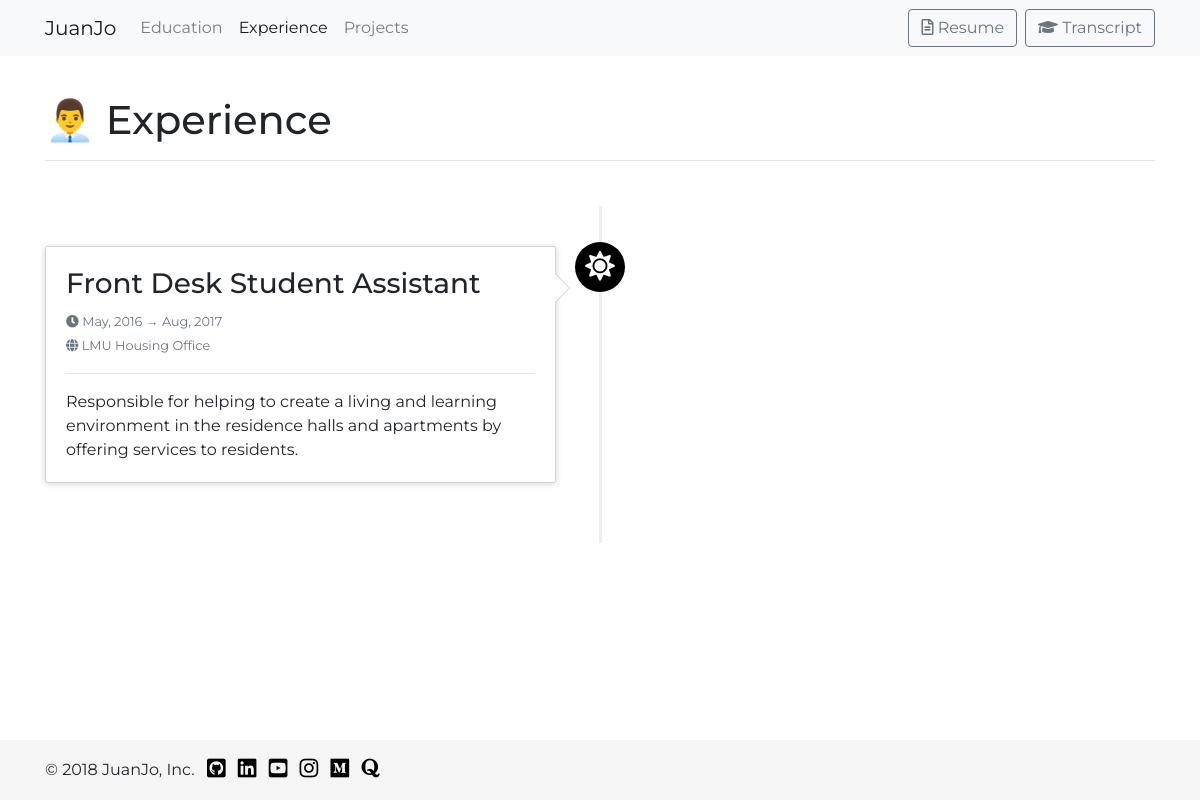
The app's page /experience, older data.
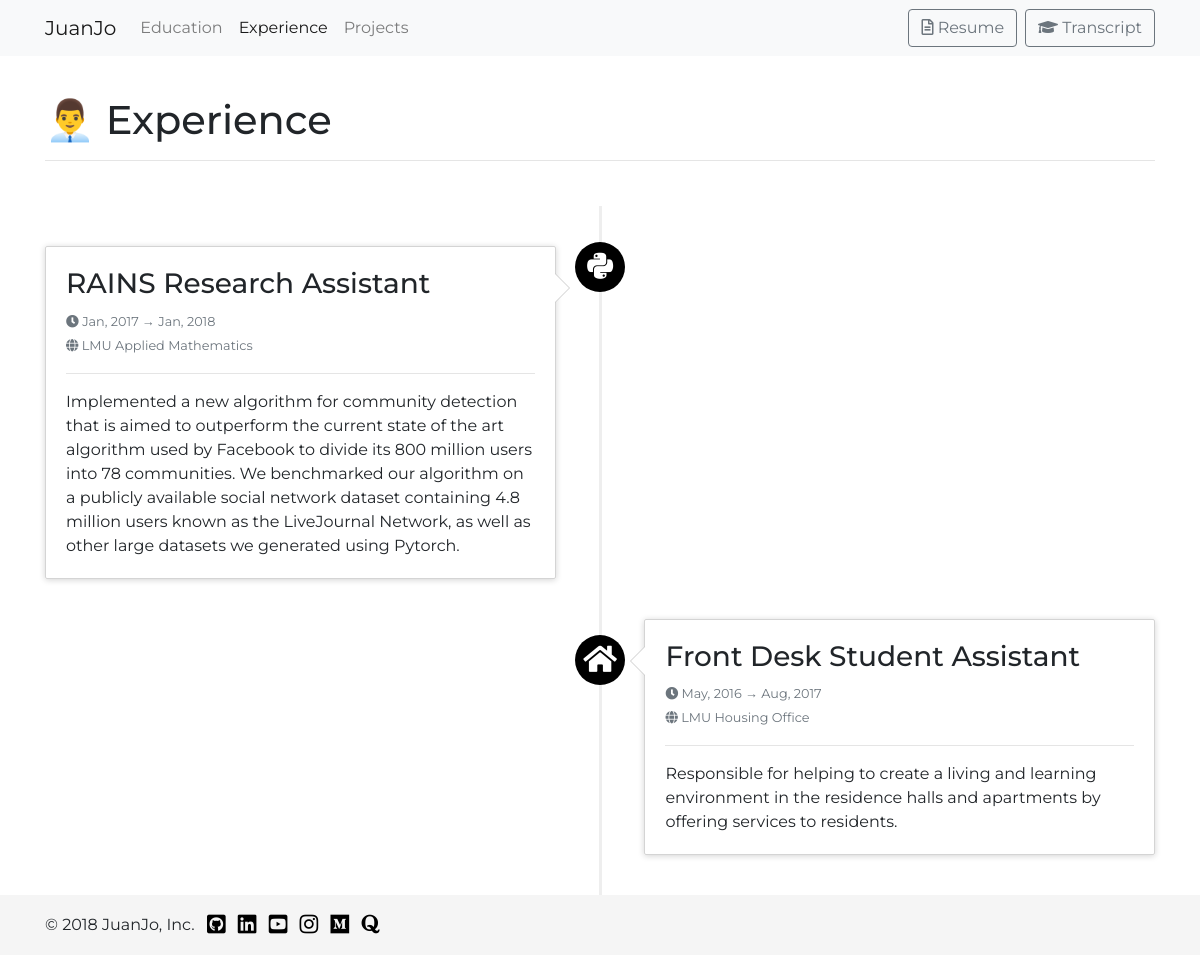
The same page, newer data.
### portfolio/models.py (models this page shows, shortened)
class Experience(models.Model):
    title = models.CharField(max_length=32)
    content = models.TextField()
    from_date = models.DateField()
    to_date = models.DateField()
    location = models.CharField(max_length=32)
    icon = models.CharField(max_length=32, default="fas fa-sun")

### portfolio/views.py (the view)
# urls.py: path("experience", views.experience, name='experience'),
def experience(request):
    context = {
        "experiences": Experience.objects.order_by('from_date').reverse(),
        "nbar": "experience"
    }
    return render(request, "portfolio/experience.html", context)

### portfolio/templates/portfolio/experience.html
{% extends "portfolio/navbar.html" %}
{% block title %}👨‍💼 Experience{% endblock %}
{% block content %}
    <ul class="timeline">
    {% for experience in experiences %}
      <li class="timeline{% if forloop.counter|divisibleby:2 %}-inverted{% endif %}">
        <div class="timeline-badge primary"><i class="{{ experience.icon }} fa-lg"></i></div>
        <div class="timeline-panel">
            <div class="timeline-heading">
              <h3 class="timeline-title">{{ experience.title }}</h3>
              <p>
                <small class="text-muted"><i class="fas fa-clock"></i> {{ experience.from_date|date:'M, Y' }} → {{ experience.to_date|date:'M, Y' }}</small><br>
                <small class="text-muted"><i class="fas fa-globe"></i> {{ experience.location }} </small>
              </p>
              <hr>
            </div>
            <div class="timeline-body">
              <p>{{ experience.content }}</p>
            </div>
        </div>
    </li>
    {% endfor %}
  </ul>
{% endblock %}

### portfolio/templates/portfolio/navbar.html (shortened to what this page needs)
{% extends "portfolio/base.html" %}
{% block styles %}
  {% load static %}
  <link rel="stylesheet" href="{% static 'portfolio/styles.css' %}" />
  {% load static %}
  <link rel="stylesheet" href="{% static 'portfolio/timeline.css' %}" />
{% endblock %}
{% block navbar %}
<nav class="navbar navbar-expand-lg navbar-light bg-light">
  <div class="container">
    <a class="navbar-brand" href="{% url 'index' %}">JuanJo</a>
    <div class="collapse navbar-collapse" id="navbarSupportedContent">
      <ul class="navbar-nav mr-auto">
        <li class="nav-item {% if nbar == 'education' %}active{% endif %}">
          <a class="nav-link" href="{% url 'education' %}">Education</a>
        </li>
        <li class="nav-item {% if nbar == 'experience' %}active{% endif %}">
          <a class="nav-link" href="{% url 'experience' %}">Experience</a>
        </li>
        <li class="nav-item {% if nbar == 'projects' %}active{% endif %}">
          <a class="nav-link" href="{% url 'projects' %}">Projects</a>
        </li>
      </ul>
      <a href="resume"><button class="btn btn-outline-secondary my-2 my-sm-0"><i class="far fa-file-alt"></i> Resume</button></a>&ensp;
      <a href="transcript"><button class="btn btn-outline-secondary my-2 my-sm-0"><i class="fas fa-graduation-cap"></i> Transcript</button></a>
    </div>
  </div>
</nav>
{% endblock %}
{% block body %}
<div class="container">
  <div class="page-header">
    <h1>
      {% block title %}{% endblock %}
    </h1>
    <hr>
  </div>
  {% block content %} {% endblock %}
</div>
{% endblock %}
{% block footer %}
<footer class="footer">
  <div class="container">
      <p>&copy; 2018 JuanJo, Inc.&ensp;
          <a href="https://github.com/juanjoneri"><i class="fab fa-github-square fa-lg"></i></a>&ensp;
          <a href="https://www.linkedin.com/in/juanjoneri"><i class="fab fa-linkedin fa-lg"></i></a>&ensp;
          <a href="https://www.youtube.com/channel/UCGlZanVS95DZZDMcRDfK7TQ/videos?shelf_id=0&view=15&sort=dd"><i class="fab fa-youtube-square fa-lg"></i></a>&ensp;
          <a href="https://www.instagram.com/juanjo.neri/?hl=en"><i class="fab fa-instagram fa-lg"></i></a>&ensp;
          <a href="https://medium.com/@juanjo.neri"><i class="fab fa-medium fa-lg"></i></a>&ensp;
          <a href="https://www.quora.com/profile/Juan-Neri-2"><i class="fab fa-quora fa-lg"></i></a>
      </p>
  </div>
</footer>
{% endblock %}

### portfolio/templates/portfolio/base.html (shortened to what this page needs)
<!DOCTYPE html>
<html lang="en">
<head>
  <link rel="stylesheet" href="https://maxcdn.bootstrapcdn.com/bootstrap/4.0.0/css/bootstrap.min.css">
  <link rel="stylesheet" href="https://use.fontawesome.com/releases/v5.0.13/css/all.css">
  {% block styles %}{% endblock %}
</head>
<body>
  {% block navbar %}{% endblock %}
  {% block body %}{% endblock %}
  {% block footer %}{% endblock %}
</body>
</html>

### portfolio/static/portfolio/styles.css (style rules this page uses)
html { position: relative; min-height: 100%; }
body { font-family: montserrat, sans-serif; margin-bottom: 60px; }
div.page-header { padding-bottom: 9px; margin: 40px 0 20px; margin-top: 40px; margin-right: 0px; margin-bottom: 20px; margin-left: 0px; }
.footer { position: absolute; bottom: 0; width: 100%; height: 60px; line-height: 60px; background-color: #f5f5f5; }
a { color: black; }

### portfolio/static/portfolio/timeline.css (style rules this page uses)
.timeline { list-style: none; padding: 20px 0 20px; position: relative; }
.timeline:before { top: 0; bottom: 0; position: absolute; content: " "; width: 3px; background-color: #eeeeee; left: 50%; margin-left: -1.5px; }
.timeline > li { margin-bottom: 20px; position: relative; }
.timeline > li:before, .timeline > li:after { content: " "; display: table; }
.timeline > li:after { clear: both; }
.timeline > li > .timeline-panel { width: 46%; float: left; border: 1px solid #d4d4d4; border-radius: 2px; padding: 20px; position: relative; -webkit-box-shadow: 0 1px 6px rgba(0, 0, 0, 0.175); box-shadow: 0 1px 6px rgba(0, 0, 0, 0.175); }
.timeline > li > .timeline-panel:before { position: absolute; top: 26px; right: -15px; display: inline-block; border-top: 15px solid transparent; border-left: 15px solid #ccc; border-right: 0 solid #ccc; border-bottom: 15px solid transparent; content: " "; }
.timeline > li > .timeline-panel:after { position: absolute; top: 27px; right: -14px; display: inline-block; border-top: 14px solid transparent; border-left: 14px solid #fff; border-right: 0 solid #fff; border-bottom: 14px solid transparent; content: " "; }
.timeline > li > .timeline-badge { color: #fff; width: 50px; height: 50px; line-height: 50px; font-size: 1.4em; text-align: center; position: absolute; top: 16px; left: 50%; margin-left: -25px; background-color: #999999; z-index: 100; border-top-right-radius: 50%; border-top-left-radius: 50%; border-bottom-right-radius: 50%; border-bottom-left-radius: 50%; }
.timeline > li.timeline-inverted > .timeline-panel { float: right; }
.timeline > li.timeline-inverted > .timeline-panel:before { border-left-width: 0; border-right-width: 15px; left: -15px; right: auto; }
.timeline > li.timeline-inverted > .timeline-panel:after { border-left-width: 0; border-right-width: 14px; left: -14px; right: auto; }
.timeline-badge.primary { background-color: black !important; }
.timeline-title { margin-top: 0; color: inherit; }
.timeline-body > p, .timeline-body > ul { margin-bottom: 0; }

Row changes from the older to the newer data that the page shows:
added Experience: title "RAINS Research Assistant", from_date "Jan, 2017", to_date "Jan, 2018", location "LMU Applied Mathematics", content "Implemented a new algorithm for community detection that is aimed to outperform the current state of the art algorithm used by Facebook to divide its 800 million users into 78 communities. We benchmarked our algorithm on a publicly available social network dataset containing 4.8 million users known as the LiveJournal Network, as well as other large datasets we generated using Pytorch."
changed Experience "Front Desk Student Assistant": icon "fas fa-sun" → "fas fa-home" (drawn)
